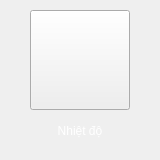
<?xml version="1.0" encoding="UTF-8"?>
<ui version="4.0">
 <class>VButtonSingle</class>
 <widget class="QWidget" name="VButtonSingle">
  <property name="geometry">
   <rect>
    <x>0</x>
    <y>0</y>
    <width>160</width>
    <height>160</height>
   </rect>
  </property>
  <property name="windowTitle">
   <string>Form</string>
  </property>
  <widget class="QPushButton" name="pushButton">
   <property name="geometry">
    <rect>
     <x>30</x>
     <y>10</y>
     <width>100</width>
     <height>100</height>
    </rect>
   </property>
   <property name="styleSheet">
    <string notr="true"/>
   </property>
   <property name="text">
    <string/>
   </property>
   <property name="iconSize">
    <size>
     <width>100</width>
     <height>100</height>
    </size>
   </property>
  </widget>
  <widget class="QLabel" name="label">
   <property name="geometry">
    <rect>
     <x>2</x>
     <y>120</y>
     <width>156</width>
     <height>22</height>
    </rect>
   </property>
   <property name="styleSheet">
    <string notr="true">color: rgb(255, 255, 255);</string>
   </property>
   <property name="text">
    <string>Nhiệt độ</string>
   </property>
   <property name="alignment">
    <set>Qt::AlignCenter</set>
   </property>
  </widget>
 </widget>
 <resources/>
 <connections/>
</ui>
